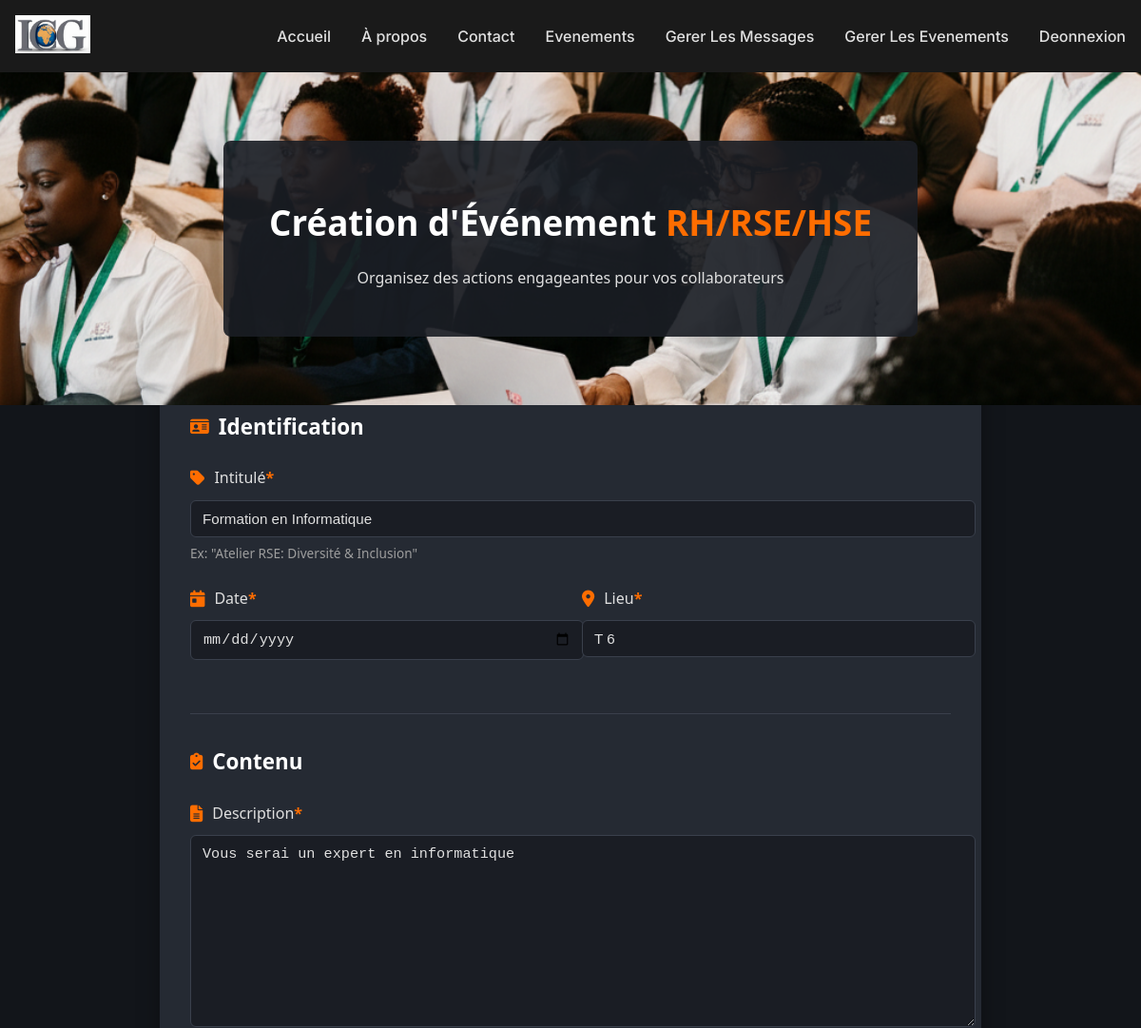
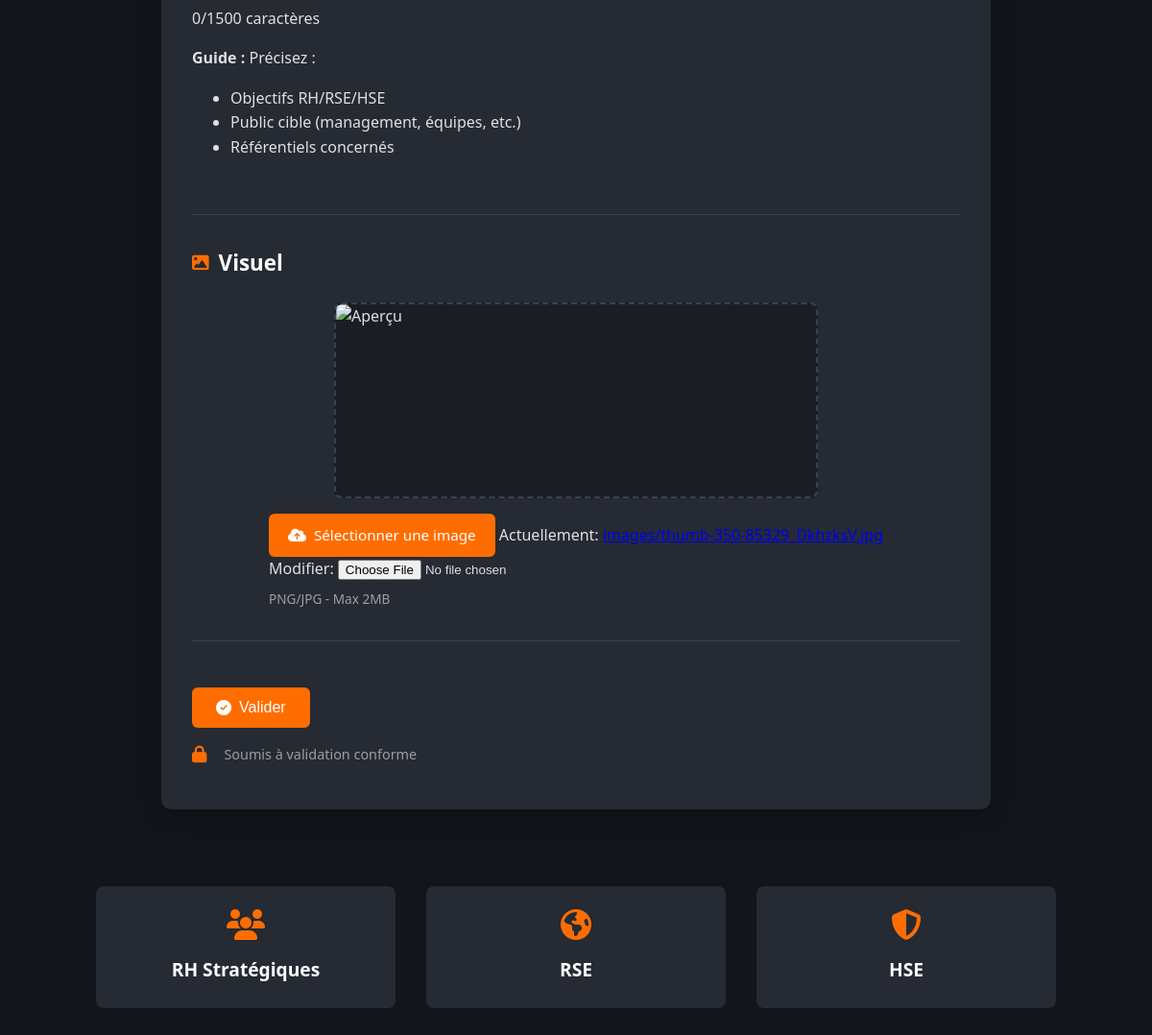
Screenshot of /icg/10/update_event (signed in) with the database file from the repository (2 pictures, top to bottom).
### appli/models.py (models this page shows)
class Events(models.Model):
    event_name = models.CharField(max_length=500)
    event_date = models.DateField(editable=True)
    event_address = models.CharField(max_length=255)
    event_description = models.TextField()
    event_picture = models.ImageField(upload_to="images/")

### appli/views.py (the view, shortened to what this page needs)
# urls.py: path('<int:pk>/update_event',EventUpdateView.as_view(), name='event_update'),
class EventUpdateView(AdminRequiredMixin, UpdateView):
    model = Events
    template_name = 'events/event_form.html'
    fields = '__all__'
    success_url = reverse_lazy('event_list')

### appli/views.py (called while the page is built)
    def test_func(self):
        return self.request.user.is_superuser and self.request.user.is_authenticated

### templates/events/event_form.html (shortened to what this page needs)
{% extends "base.html" %}
{% load static %}
{% block extra_head %}
<link rel="stylesheet" href="https://cdnjs.cloudflare.com/ajax/libs/font-awesome/6.4.0/css/all.min.css">
<link rel="stylesheet" href="{% static 'css/events.css' %}">
{% endblock %}
{% block content %}
<div class="hse-form-container">
    <div class="hse-hero" style="background-image: url('{% static 'images/event-default.jpg' %}');">
        <div class="hse-hero-content">
            <h1>Création d'Événement <span class="hse-orange">RH/RSE/HSE</span></h1>
            <p>Organisez des actions engageantes pour vos collaborateurs</p>
        </div>
    </div>
    <div class="hse-form-wrapper">
        <form method="post" enctype="multipart/form-data" class="hse-event-form">
            <div class="hse-form-section">
                <h2><i class="fas fa-id-card hse-icon"></i> Identification</h2>
                <div class="hse-form-group">
                    <label for="id_event_name">
                        <i class="fas fa-tag hse-icon"></i> Intitulé <span class="hse-orange">*</span>
                    </label>
                    {{ form.event_name }}
                    <p class="hse-field-hint">Ex: "Atelier RSE: Diversité & Inclusion"</p>
                </div>
                <div class="hse-form-row">
                    <div class="hse-form-group hse-half">
                        <label for="id_event_date">
                            <i class="fas fa-calendar-day hse-icon"></i> Date <span class="hse-orange">*</span>
                        </label>
                        <input type="date"
                               id="id_event_date"
                               name="event_date"
                               required
                               class="hse-input"
                               min="{% now 'Y-m-d' %}">
                    </div>
                    <div class="hse-form-group hse-half">
                        <label for="id_event_address">
                            <i class="fas fa-map-marker-alt hse-icon"></i> Lieu <span class="hse-orange">*</span>
                        </label>
                        {{ form.event_address }}
                    </div>
                </div>
            </div>
            <div class="hse-form-section">
                <h2><i class="fas fa-clipboard-check hse-icon"></i> Contenu</h2>
                <div class="hse-form-group">
                    <label for="id_event_description">
                        <i class="fas fa-file-alt hse-icon"></i> Description <span class="hse-orange">*</span>
                    </label>
                    {{ form.event_description }}
                    <div class="hse-char-counter"><span id="hse-char-count">0</span>/1500 caractères</div>
                    <div class="hse-content-guide">
                        <p><strong>Guide :</strong> Précisez :</p>
                        <ul>
                            <li>Objectifs RH/RSE/HSE</li>
                            <li>Public cible (management, équipes, etc.)</li>
                            <li>Référentiels concernés</li>
                        </ul>
                    </div>
                </div>
            </div>
            <div class="hse-form-section">
                <h2><i class="fas fa-image hse-icon"></i> Visuel</h2>
                <div class="hse-file-upload">
                    <div class="hse-preview-container">
                        <img id="hse-preview" src="{% static 'images/hse-default.jpg' %}" alt="Aperçu">
                    </div>
                    <label class="hse-upload-label">
                        <span class="hse-upload-btn">
                            <i class="fas fa-cloud-upload-alt"></i> Sélectionner une image
                        </span>
                        {{ form.event_picture }}
                        <span class="hse-file-info">PNG/JPG - Max 2MB</span>
                    </label>
                </div>
            </div>
            <div class="hse-form-actions">
                <button type="submit" class="hse-submit-btn">
                    <i class="fas fa-check-circle"></i> Valider
                </button>
                <p class="hse-validation-note">
                    <i class="fas fa-lock hse-icon"></i> Soumis à validation conforme
                </p>
            </div>
        </form>
    </div>
    <div class="hse-domains">
        <div class="hse-domain">
            <i class="fas fa-users"></i>
            <h3>RH Stratégiques</h3>
        </div>
        <div class="hse-domain">
            <i class="fas fa-globe-americas"></i>
            <h3>RSE</h3>
        </div>
        <div class="hse-domain">
            <i class="fas fa-shield-alt"></i>
            <h3>HSE</h3>
        </div>
    </div>
</div>
{% endblock %}

### static/css/style.css (style rules this page uses)
body { font-family: 'Inter', sans-serif; background-color: #121212; color: #e0e0e0; margin: 0; padding: 0; overflow-x: hidden; }
h1, h2, h3, h4, h5, h6 { color: #ffffff; }

### static/css/events.css (style rules this page uses)
:root { --hse-dark: #1A1D24; --hse-darker: #12151A; --hse-card: #252A33; --hse-text: #E0E0E0; --hse-muted: #9E9E9E; --hse-orange: #FF6D00; --hse-orange-dark: #E65100; --hse-border: #3A404C; }
.hse-form-container { background: var(--hse-darker); color: var(--hse-text); font-family: 'Segoe UI', system-ui, sans-serif; line-height: 1.6; }
.hse-hero { height: 350px; background-size: cover; background-position: center; display: flex; align-items: center; justify-content: center; position: relative; }
.hse-hero-content { background: rgba(26, 29, 36, 0.9); padding: 2rem 3rem; text-align: center; max-width: 800px; border-radius: 8px; }
.hse-hero h1 { font-size: 2.3rem; margin-bottom: 1rem; }
.hse-orange { color: var(--hse-orange); font-weight: 600; }
.hse-form-wrapper { background: var(--hse-card); max-width: 800px; margin: -50px auto 3rem; padding: 2rem; border-radius: 10px; box-shadow: 0 5px 25px rgba(0,0,0,0.3); border-top: 4px solid var(--hse-orange); }
.hse-form-section { margin-bottom: 2rem; padding-bottom: 2rem; border-bottom: 1px solid var(--hse-border); }
.hse-form-section h2 { font-size: 1.4rem; margin-bottom: 1.5rem; display: flex; align-items: center; }
.hse-icon { color: var(--hse-orange); margin-right: 10px; font-size: 1.1rem; }
.hse-form-group { margin-bottom: 1.5rem; }
.hse-form-group label { display: block; margin-bottom: 0.6rem; font-weight: 500; display: flex; align-items: center; }
.hse-form-group input, .hse-form-group textarea { width: 100%; padding: 10px 12px; background: var(--hse-dark); border: 1px solid var(--hse-border); border-radius: 6px; color: var(--hse-text); font-size: 0.95rem; }
.hse-form-group textarea { min-height: 120px; resize: vertical; }
.hse-field-hint { font-size: 0.85rem; color: var(--hse-muted); margin-top: 0.4rem; }
.hse-form-row { display: flex; gap: 1.5rem; }
.hse-half { flex: 1; }
.hse-file-upload { display: flex; flex-direction: column; align-items: center; }
.hse-preview-container { width: 100%; max-width: 500px; height: 200px; background: var(--hse-dark); border: 2px dashed var(--hse-border); border-radius: 8px; overflow: hidden; margin-bottom: 1rem; }
.hse-preview-container img { width: 100%; height: 100%; object-fit: cover; }
.hse-upload-btn { background: var(--hse-orange); color: white; padding: 10px 20px; border-radius: 6px; cursor: pointer; font-size: 0.95rem; display: inline-flex; align-items: center; gap: 8px; }
.hse-file-info { display: block; margin-top: 8px; font-size: 0.85rem; color: var(--hse-muted); }
.hse-submit-btn { background: var(--hse-orange); color: white; border: none; padding: 12px 25px; font-size: 1rem; font-weight: 500; border-radius: 6px; cursor: pointer; display: inline-flex; align-items: center; gap: 8px; margin-top: 1rem; }
.hse-validation-note { font-size: 0.9rem; color: var(--hse-muted); margin-top: 1rem; display: flex; align-items: center; gap: 8px; }
.hse-domains { display: flex; justify-content: center; gap: 2rem; padding: 2rem; max-width: 1000px; margin: 0 auto; }
.hse-domain { text-align: center; background: var(--hse-card); padding: 1.5rem; border-radius: 8px; flex: 1; }
.hse-domain i { font-size: 2rem; color: var(--hse-orange); margin-bottom: 1rem; }
.hse-domain h3 { margin: 0; font-size: 1.2rem; }

### rows the page displays
Events: event_name "Formation en Informatique", event_address "T 6", event_description "Vous serai un expert en informatique"
